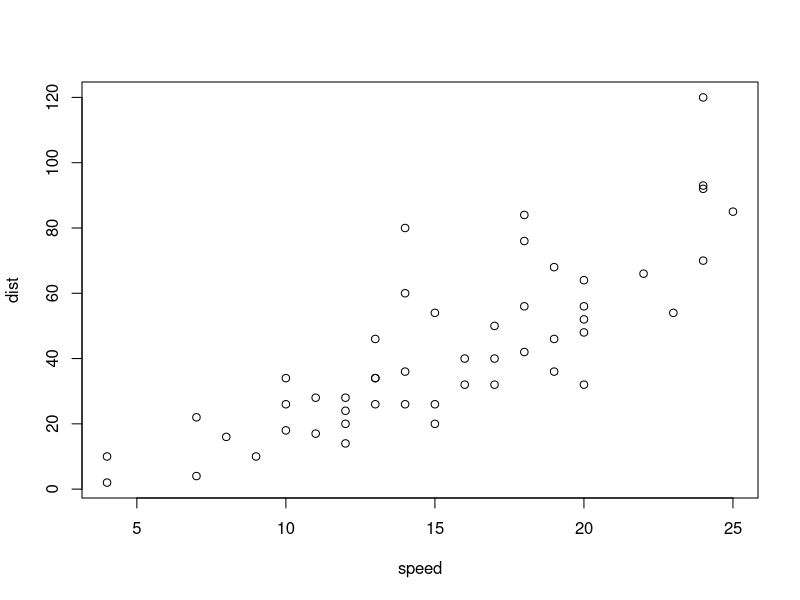
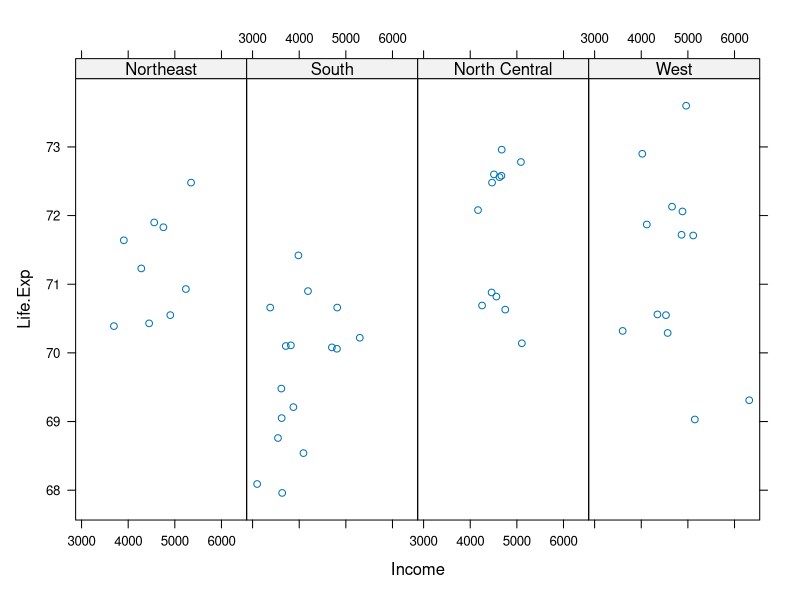
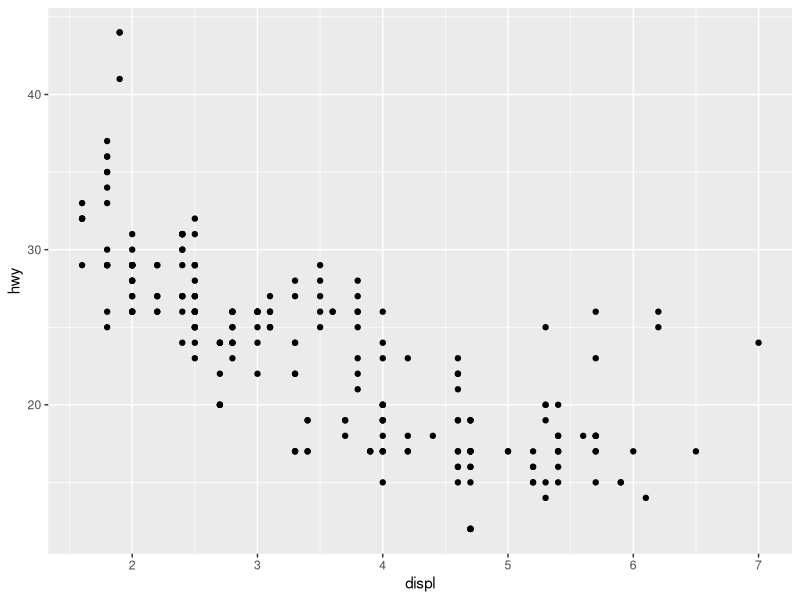
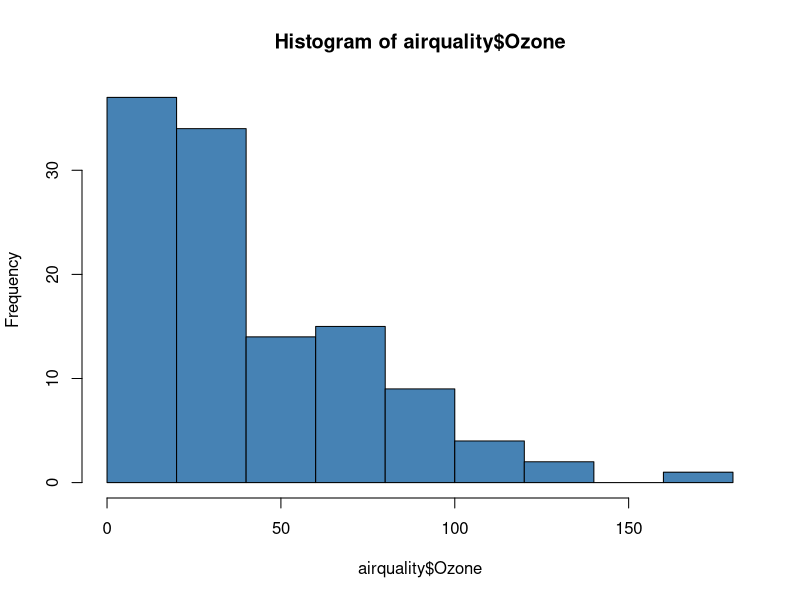
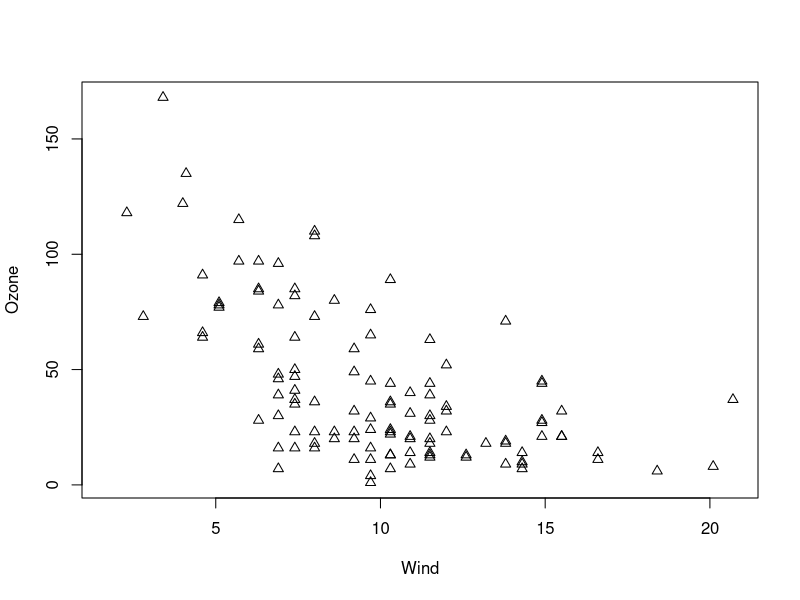
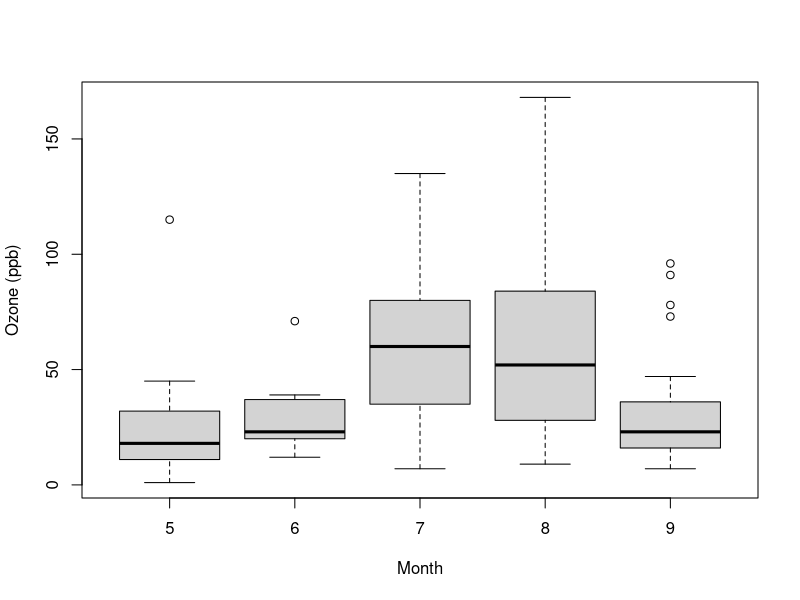
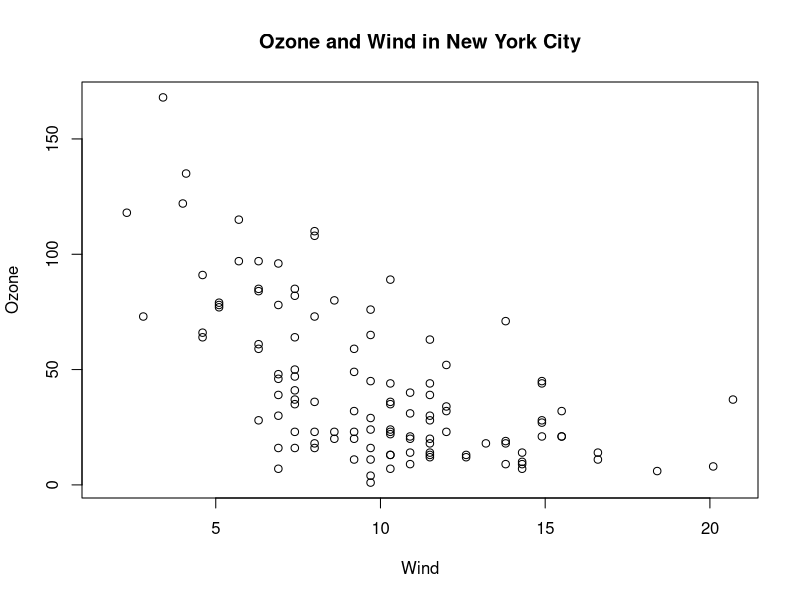
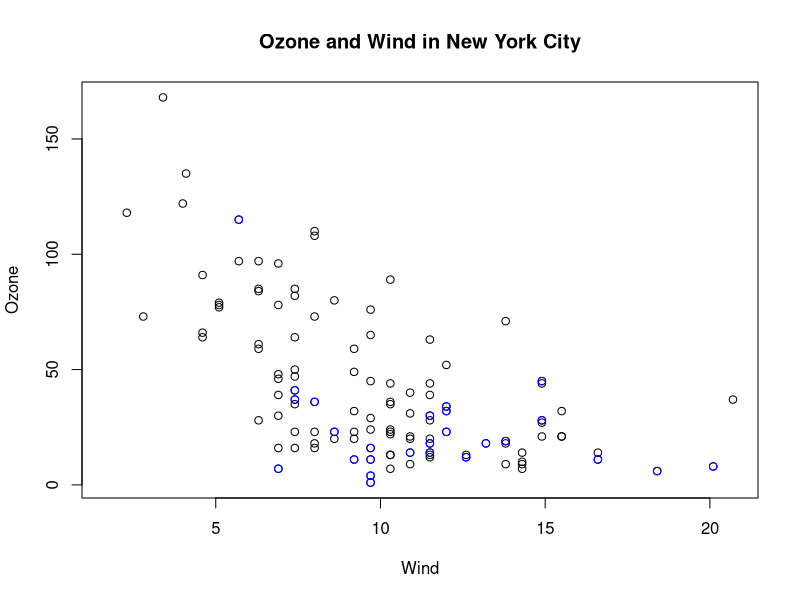

The R source for these figures, in order:
## ---- chunk 1
library(datasets)
data(cars)
with(cars, plot(speed, dist))
## ---- chunk 2
library(lattice)
state <- data.frame(state.x77, region = state.region)
xyplot(Life.Exp ~ Income | region, data = state, layout = c(4, 1))
## ---- chunk 3
library(ggplot2)
data(mpg)
qplot(displ, hwy, data = mpg)
## ---- chunk 4
library(datasets)
hist(airquality$Ozone, col = "steelblue") ## Draw a new plot
## ---- chunk 5
library(datasets)
with(airquality, plot(Wind, Ozone, pch = 2))
## ---- chunk 6
library(datasets)
airquality <- transform(airquality, Month = factor(Month))
boxplot(Ozone ~ Month, airquality, xlab = "Month", ylab = "Ozone (ppb)")
## ---- chunk 7
par("lty")
## ---- chunk 8
par("col")
## ---- chunk 9
par("pch")
## ---- chunk 10
par("bg")
## ---- chunk 11
par("mar")
## ---- chunk 12
par("mfrow")
## ---- chunk 13
library(datasets)
with(airquality, plot(Wind, Ozone))
title(main = "Ozone and Wind in New York City") ## Add a title
## ---- chunk 14
with(airquality, plot(Wind, Ozone, main = "Ozone and Wind in New York City"))
with(subset(airquality, Month == 5), points(Wind, Ozone, col = "blue"))
## ---- chunk 15
with(airquality, plot(Wind, Ozone, main = "Ozone and Wind in New York City", type = "n")) ## type = "n" sets up the plot without any data
with(subset(airquality, Month == 5), points(Wind, Ozone, col = "blue"))
with(subset(airquality, Month != 5), points(Wind, Ozone, col = "red"))
legend("topright", pch = 1, col = c("blue", "red"), legend = c("May", "Other Months"))
## ---- chunk 16
with(airquality, plot(Wind, Ozone, main = "Ozone and Wind in New York City", pch = 20))
model <- lm(Ozone ~ Wind, airquality)
abline(model, lwd = 2)
## ---- chunk 17
par(mfrow = c(1, 2))
with(airquality, {
        plot(Wind, Ozone, main = "Ozone and Wind")
        plot(Solar.R, Ozone, main = "Ozone and Solar Radiation")
})
## ---- chunk 18
par(mfrow = c(1, 3), mar = c(4, 4, 2, 3), oma = c(0, 0, 2, 0))
with(airquality, {
        plot(Wind, Ozone, main = "Ozone and Wind")
        plot(Solar.R, Ozone, main = "Ozone and Solar Radiation")
        plot(Temp, Ozone, main = "Ozone and Temperature")
        mtext("Ozone and Weather in New York City", outer = TRUE)
})
## ---- chunk 19
x <- rnorm(100)
## ---- chunk 20
hist(x)
## ---- chunk 21
y <- rnorm(100)
## ---- chunk 22
plot(x, y)
## ---- chunk 23
par(mar = c(2, 2, 2, 2))
plot(x, y)
## ---- chunk 24
plot(x, y, pch = 20)
## ---- chunk 25
example(points)
## ---- chunk 26
x <- rnorm(100)
y <- rnorm(100)
plot(x, y)
title("Scatterplot")
text(-2, -2, "Label")
legend("topleft", legend = "Data", pch = 20)
fit <- lm(y ~ x)
abline(fit, lwd = 2, col = "blue")
## ---- chunk 27
z <- rpois(100, 2)
par(mfrow = c(1, 2))
plot(x, y, pch = 20)
plot(x, z, pch = 2)
## ---- chunk 28
par(mfrow = c(2, 2))
plot(x, y)
plot(x, z)
plot(z, x)
plot(y, x)
## ---- chunk 29
par(mfcol = c(2, 2))
plot(x, y)
plot(x, z)
plot(z, x)
plot(y, x)
## ---- chunk 30
par(mfrow = c(1, 1))
x <- rnorm(100) # some synthetic data
y <- x + rnorm(100) #some more synthetic data
g <- gl(2, 50, labels = c("Male", "Female")) # a factor variable with two levels
plot(x, y)
## ---- chunk 31
plot(x, y, type = "n")
## ---- chunk 32
plot(x, y, type = "n")
points(x[g == "Male"], y[g == "Male"], col = "green", pch = 19)
## ---- chunk 33
plot(x, y, type = "n")
points(x[g == "Male"], y[g == "Male"], col = "green", pch = 19)
points(x[g == "Female"], y[g == "Female"], col = "blue")
